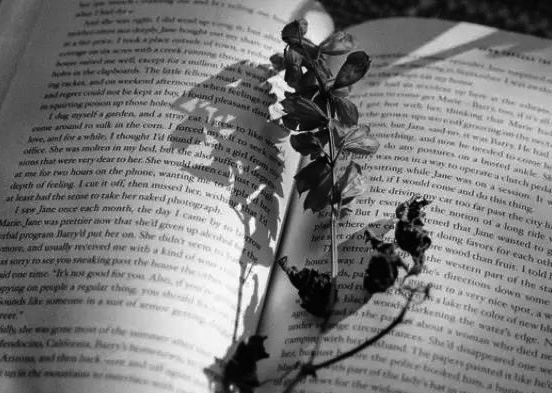
#> input picture opencv/image4.jpg, 552 x 393 px
$ python graypic.py image4.jpg   (Python 2 division)
#> lines starting #> are read from the running program, lines starting #| are printed output that depends on the picture
#! /usr/bin/env python
# coding:utf-8
import sys
import cv2
import numpy as np

if __name__=='__main__':
    if len(sys.argv)>1:
        img = cv2.imread(sys.argv[1], 0)
#> img is the input picture: shape (393, 552); min 0, max 255, mean 122
    else:
        print 'please input picture file'

    img = cv2.rotate(img, 0)
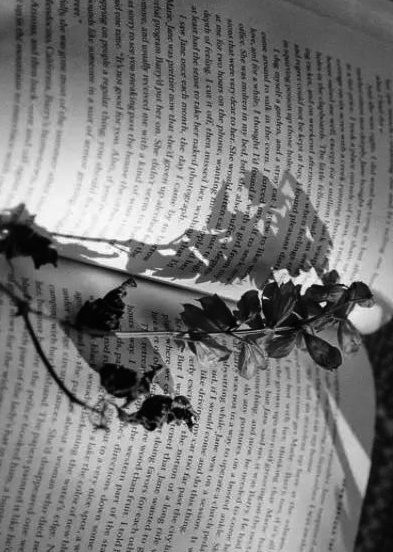
#> img: shape (552, 393); min 0, max 255, mean 122

    cv2.imshow('img', img)
    cv2.waitKey(0)
    cv2.destroyAllWindows()
